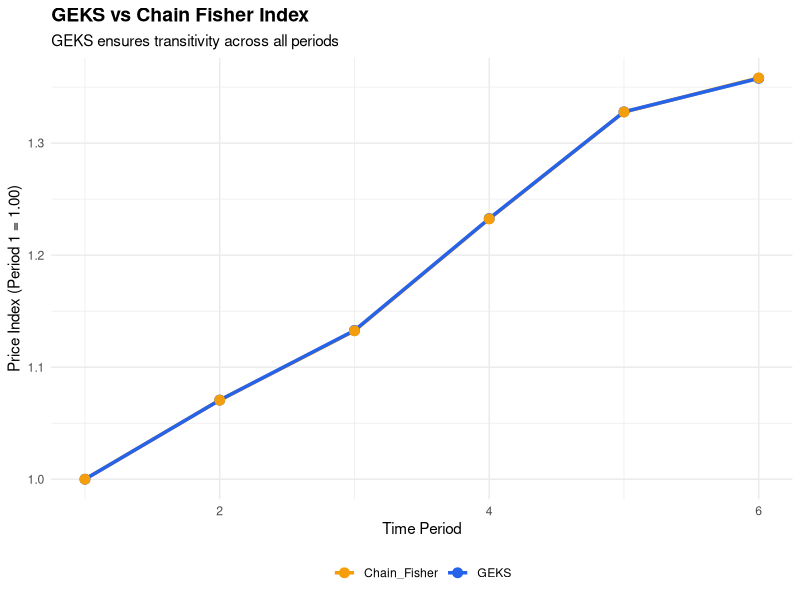
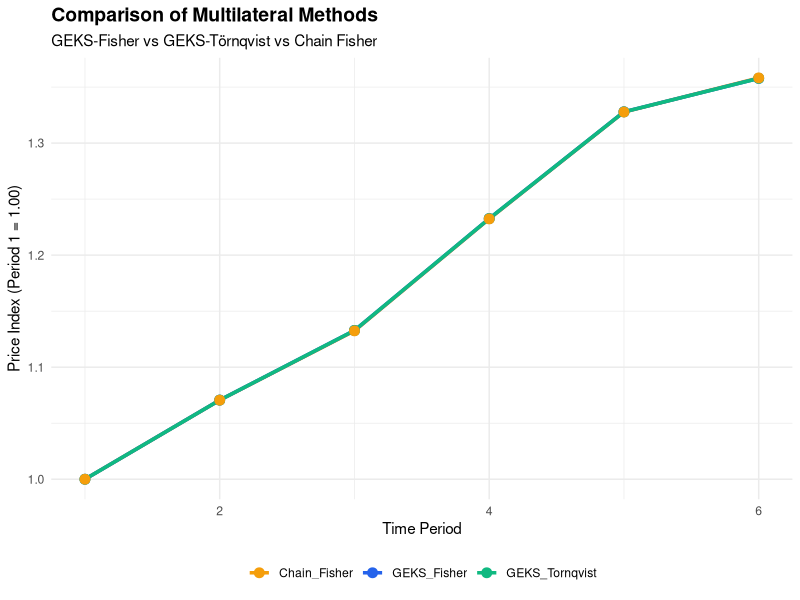

Reproduce these figures in R, in order.
## ---- chunk 1
#| label: geks-r
#| echo: true

library(tidyverse)

# Generate sample data for 6 time periods
set.seed(123)
n_periods <- 6
n_items <- 5

# Create price and quantity data
price_data <- matrix(NA, n_items, n_periods)
quantity_data <- matrix(NA, n_items, n_periods)

# Initial prices and quantities
price_data[, 1] <- c(10, 20, 15, 25, 30)
quantity_data[, 1] <- c(100, 50, 80, 40, 30)

# Simulate price and quantity changes
for (t in 2:n_periods) {
  price_data[, t] <- price_data[, t-1] * runif(n_items, 0.98, 1.12)
  quantity_data[, t] <- quantity_data[, t-1] * runif(n_items, 0.95, 1.05)
}

# Fisher index function (from Week 2)
fisher_bilateral <- function(p_s, p_t, q_s, q_t) {
  laspeyres <- sum(p_t * q_s) / sum(p_s * q_s)
  paasche <- sum(p_t * q_t) / sum(p_s * q_t)
  return(sqrt(laspeyres * paasche))
}

# GEKS index function
geks_index <- function(price_data, quantity_data, period_0, period_t) {
  n_periods <- ncol(price_data)
  
  # Calculate all bilateral indices
  bilateral_matrix <- matrix(1, n_periods, n_periods)
  
  for (s in 1:n_periods) {
    for (t in 1:n_periods) {
      if (s != t) {
        bilateral_matrix[s, t] <- fisher_bilateral(
          price_data[, s], price_data[, t],
          quantity_data[, s], quantity_data[, t]
        )
      }
    }
  }
  
  # Calculate GEKS index
  product <- 1
  for (j in 1:n_periods) {
    product <- product * (bilateral_matrix[period_0, j] / 
                          bilateral_matrix[period_t, j])
  }
  
  geks <- product^(1/n_periods)
  return(geks)
}

# Calculate GEKS indices for all periods relative to period 1
geks_indices <- numeric(n_periods)
geks_indices[1] <- 1  # Base period

for (t in 2:n_periods) {
  geks_indices[t] <- geks_index(price_data, quantity_data, 1, t)
}

# Also calculate chain Fisher for comparison
chain_fisher <- numeric(n_periods)
chain_fisher[1] <- 1

for (t in 2:n_periods) {
  fisher <- fisher_bilateral(
    price_data[, t-1], price_data[, t],
    quantity_data[, t-1], quantity_data[, t]
  )
  chain_fisher[t] <- chain_fisher[t-1] * fisher
}

# Create comparison data frame
comparison <- data.frame(
  Period = 1:n_periods,
  GEKS = geks_indices,
  Chain_Fisher = chain_fisher
)

print(comparison)

# Visualization
comparison_long <- comparison %>%
  pivot_longer(cols = c(GEKS, Chain_Fisher), 
               names_to = "Method", values_to = "Index")

ggplot(comparison_long, aes(x = Period, y = Index, 
                            color = Method, group = Method)) +
  geom_line(linewidth = 1.2) +
  geom_point(size = 3) +
  scale_color_manual(values = c("GEKS" = "#2563eb", 
                                 "Chain_Fisher" = "#f59e0b")) +
  labs(
    title = "GEKS vs Chain Fisher Index",
    subtitle = "GEKS ensures transitivity across all periods",
    y = "Price Index (Period 1 = 1.00)",
    x = "Time Period"
  ) +
  theme_minimal() +
  theme(
    plot.title = element_text(face = "bold", size = 14),
    legend.position = "bottom",
    legend.title = element_blank()
  )
## ---- chunk 2
#| label: geks-tornqvist-r
#| echo: true

# Törnqvist bilateral function
tornqvist_bilateral <- function(p_s, p_t, q_s, q_t) {
  # Expenditure shares
  exp_s <- p_s * q_s
  exp_t <- p_t * q_t
  shares_s <- exp_s / sum(exp_s)
  shares_t <- exp_t / sum(exp_t)
  
  # Average shares
  avg_shares <- (shares_s + shares_t) / 2
  
  # Price relatives
  price_relatives <- p_t / p_s
  
  # Törnqvist
  tornqvist <- exp(sum(avg_shares * log(price_relatives)))
  return(tornqvist)
}

# GEKS-Törnqvist function
geks_tornqvist <- function(price_data, quantity_data, period_0, period_t) {
  n_periods <- ncol(price_data)
  
  # Calculate all bilateral Törnqvist indices
  bilateral_matrix <- matrix(1, n_periods, n_periods)
  
  for (s in 1:n_periods) {
    for (t in 1:n_periods) {
      if (s != t) {
        bilateral_matrix[s, t] <- tornqvist_bilateral(
          price_data[, s], price_data[, t],
          quantity_data[, s], quantity_data[, t]
        )
      }
    }
  }
  
  # Calculate GEKS
  product <- 1
  for (j in 1:n_periods) {
    product <- product * (bilateral_matrix[period_0, j] / 
                          bilateral_matrix[period_t, j])
  }
  
  geks_t <- product^(1/n_periods)
  return(geks_t)
}

# Calculate GEKS-T indices
geks_t_indices <- numeric(n_periods)
geks_t_indices[1] <- 1

for (t in 2:n_periods) {
  geks_t_indices[t] <- geks_tornqvist(price_data, quantity_data, 1, t)
}

# Compare all methods
comparison_all <- data.frame(
  Period = 1:n_periods,
  GEKS_Fisher = geks_indices,
  GEKS_Tornqvist = geks_t_indices,
  Chain_Fisher = chain_fisher
)

print(comparison_all)

# Visualization
comparison_all_long <- comparison_all %>%
  pivot_longer(cols = -Period, names_to = "Method", values_to = "Index")

ggplot(comparison_all_long, aes(x = Period, y = Index, 
                                color = Method, group = Method)) +
  geom_line(linewidth = 1.2) +
  geom_point(size = 3) +
  scale_color_manual(values = c(
    "GEKS_Fisher" = "#2563eb",
    "GEKS_Tornqvist" = "#10b981",
    "Chain_Fisher" = "#f59e0b"
  )) +
  labs(
    title = "Comparison of Multilateral Methods",
    subtitle = "GEKS-Fisher vs GEKS-Törnqvist vs Chain Fisher",
    y = "Price Index (Period 1 = 1.00)",
    x = "Time Period"
  ) +
  theme_minimal() +
  theme(
    plot.title = element_text(face = "bold", size = 14),
    legend.position = "bottom",
    legend.title = element_blank()
  )
## ---- chunk 3
#| label: rolling-geks-r
#| echo: true

# Function for rolling window GEKS
rolling_geks <- function(price_data, quantity_data, window_length) {
  n_periods <- ncol(price_data)
  indices <- numeric(n_periods)
  indices[1] <- 1
  
  for (t in 2:n_periods) {
    # Determine window
    window_start <- max(1, t - window_length + 1)
    window_end <- t
    
    # Extract window data
    window_prices <- price_data[, window_start:window_end]
    window_quantities <- quantity_data[, window_start:window_end]
    
    # Calculate GEKS within window
    # Reference period is first period in window
    window_index <- geks_index(window_prices, window_quantities, 1, 
                                window_end - window_start + 1)
    
    # Link to previous period's level
    if (t > window_length) {
      # Use movement to link
      indices[t] <- indices[t-1] * (window_index / 
                      geks_index(window_prices, window_quantities, 1, 
                                (window_end - 1) - window_start + 1))
    } else {
      # Build up index from base
      indices[t] <- window_index
    }
  }
  
  return(indices)
}

# Calculate with different window lengths
window_13 <- rolling_geks(price_data, quantity_data, 13)
window_6 <- rolling_geks(price_data, quantity_data, 6)

comparison_windows <- data.frame(
  Period = 1:n_periods,
  Window_13 = window_13,
  Window_6 = window_6,
  Full_GEKS = geks_indices
)

print(comparison_windows)
